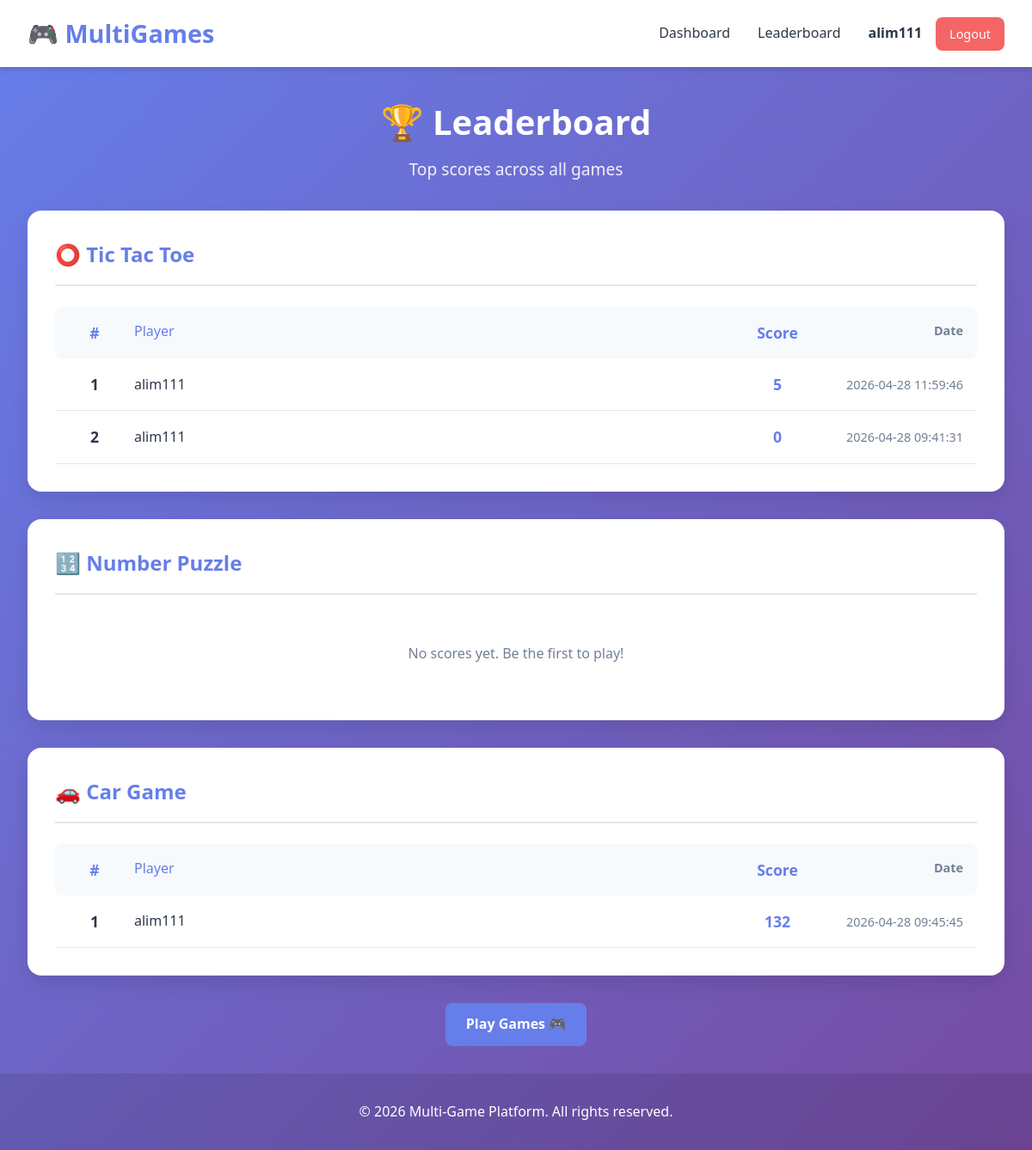
/leaderboard (signed in), run on the app's committed database.
### models.py (models this page shows, shortened)
class Score(db.Model):
    __tablename__ = 'scores'
    id = db.Column(db.Integer, primary_key=True)
    user_id = db.Column(db.Integer, db.ForeignKey('users.id'), nullable=False)
    username = db.Column(db.String(80), nullable=False, index=True)
    game_name = db.Column(db.String(80), nullable=False, index=True)
    score = db.Column(db.Integer, nullable=False)
    timestamp = db.Column(db.DateTime, default=datetime.utcnow, index=True)
    def to_dict(self):
        return {
            'id': self.id,
            'username': self.username,
            'game_name': self.game_name,
            'score': self.score,
            'timestamp': self.timestamp.strftime('%Y-%m-%d %H:%M:%S')
        }

### app.py (the view)
@app.route('/leaderboard')
@login_required
def leaderboard():
    games = ['Tic Tac Toe', 'Number Puzzle', 'Car Game']
    leaderboard_data = {}
    for game in games:
        top_scores = Score.query.filter_by(game_name=game)\
            .order_by(Score.score.desc())\
            .limit(10)\
            .all()
        leaderboard_data[game] = [score.to_dict() for score in top_scores]
    return render_template('leaderboard.html',
                         leaderboard_data=leaderboard_data,
                         username=session['username'])

### app.py (called while the page is built)
def login_required(f):
    @wraps(f)
    def decorated_function(*args, **kwargs):
        if 'username' not in session:
            return redirect(url_for('login'))
        return f(*args, **kwargs)
    return decorated_function

### templates/leaderboard.html (shortened to what this page needs)
{% extends "base.html" %}
{% block content %}
<div class="leaderboard-container">
    <div class="leaderboard-header">
        <h1>🏆 Leaderboard</h1>
        <p class="subtitle">Top scores across all games</p>
    </div>
    <div class="leaderboard-content">
        {% for game_name, scores in leaderboard_data.items() %}
        <div class="leaderboard-game">
            <h2 class="game-name">
                {% if game_name == 'Tic Tac Toe' %}
                ⭕ {% elif game_name == 'Number Puzzle' %}
                🔢 {% elif game_name == 'Car Game' %}
                🚗 {% endif %}
                {{ game_name }}
            </h2>
            {% if scores %}
            <div class="leaderboard-table">
                <div class="table-header">
                    <div class="rank">#</div>
                    <div class="player">Player</div>
                    <div class="score">Score</div>
                    <div class="date">Date</div>
                </div>
                {% for score in scores %}
                <div class="table-row {% if idx == 0 %}top-score{% endif %}">
                    <div class="rank">
                        {% if idx == 0 %}🥇
                        {% elif idx == 1 %}🥈
                        {% elif idx == 2 %}🥉
                        {% else %}
                        {{ loop.index }}
                        {% endif %}
                    </div>
                    <div class="player">{{ score.username }}</div>
                    <div class="score">
                        <strong>{{ score.score }}</strong>
                    </div>
                    <div class="date">{{ score.timestamp }}</div>
                </div>
                {% endfor %}
            </div>
            {% else %}
            <div class="no-scores">
                <p>No scores yet. Be the first to play!</p>
            </div>
            {% endif %}
        </div>
        {% endfor %}
    </div>
    <div class="leaderboard-footer">
        <a href="/" class="btn btn-primary">Play Games 🎮</a>
    </div>
</div>
{% endblock %}

### templates/base.html (shortened to what this page needs)
<!DOCTYPE html>
<html lang="en">
<head>
    <link rel="stylesheet" href="{{ url_for('static', filename='css/style.css') }}">
</head>
<body>
    {% if session.get('username') %}
    <nav class="navbar">
        <div class="nav-container">
            <a href="/" class="nav-logo">🎮 MultiGames</a>
            <div class="nav-menu">
                <a href="/" class="nav-link">Dashboard</a>
                <a href="/leaderboard" class="nav-link">Leaderboard</a>
                <div class="user-info">
                    <span class="username">{{ session.get('username') }}</span>
                    <a href="/logout" class="nav-link logout-btn">Logout</a>
                </div>
            </div>
        </div>
    </nav>
    {% endif %}
    <main class="main-content">
        {% block content %}{% endblock %}
    </main>
    <footer class="footer">
        <p>&copy; 2026 Multi-Game Platform. All rights reserved.</p>
    </footer>
</body>
</html>

### static/css/style.css (style rules this page uses)
* { margin: 0; padding: 0; box-sizing: border-box; }
:root { --primary-color: #667eea; --secondary-color: #764ba2; --accent-color: #f093fb; --success-color: #48bb78; --error-color: #f56565; --warning-color: #ed8936; --text-color: #2d3748; --light-bg: #f7fafc; --border-color: #e2e8f0; --shadow: 0 4px 6px rgba(0, 0, 0, 0.1); --shadow-lg: 0 10px 25px rgba(0, 0, 0, 0.1); }
html, body { height: 100%; }
body { font-family: 'Segoe UI', Tahoma, Geneva, Verdana, sans-serif; background: linear-gradient(135deg, #667eea 0%, #764ba2 100%); color: var(--text-color); line-height: 1.6; min-height: 100vh; display: flex; flex-direction: column; }
.navbar { background: white; box-shadow: var(--shadow); position: sticky; top: 0; z-index: 100; }
.nav-container { max-width: 1200px; margin: 0 auto; padding: 1rem 2rem; display: flex; justify-content: space-between; align-items: center; }
.nav-logo { font-size: 1.8rem; font-weight: bold; color: var(--primary-color); text-decoration: none; transition: color 0.3s ease; }
.nav-menu { display: flex; gap: 2rem; align-items: center; }
.nav-link { color: var(--text-color); text-decoration: none; font-weight: 500; transition: color 0.3s ease; }
.user-info { display: flex; gap: 1rem; align-items: center; }
.username { font-weight: 600; color: var(--text-color); }
.logout-btn { background: var(--error-color); color: white !important; padding: 0.5rem 1rem; border-radius: 0.5rem; font-size: 0.9rem; }
.main-content { flex: 1; max-width: 1200px; width: 100%; margin: 0 auto; padding: 2rem; }
.footer { background: rgba(0, 0, 0, 0.1); color: white; text-align: center; padding: 2rem; margin-top: auto; }
.btn { padding: 0.75rem 1.5rem; border: none; border-radius: 0.5rem; font-size: 1rem; font-weight: 600; cursor: pointer; transition: all 0.3s ease; text-decoration: none; display: inline-block; }
.btn-primary { background: var(--primary-color); color: white; }
.subtitle { font-size: 1.2rem; opacity: 0.9; }
.leaderboard-container { color: white; }
.leaderboard-header { text-align: center; margin-bottom: 2rem; }
.leaderboard-header h1 { font-size: 2.5rem; margin-bottom: 0.5rem; }
.leaderboard-content { display: grid; gap: 2rem; margin-bottom: 2rem; }
.leaderboard-game { background: white; padding: 2rem; border-radius: 1rem; box-shadow: var(--shadow-lg); color: var(--text-color); }
.game-name { font-size: 1.5rem; margin-bottom: 1.5rem; color: var(--primary-color); border-bottom: 2px solid var(--border-color); padding-bottom: 1rem; }
.leaderboard-table { overflow-x: auto; }
.table-header { display: grid; grid-template-columns: 60px 1fr 100px 150px; gap: 1rem; padding: 1rem; background: var(--light-bg); border-radius: 0.5rem; font-weight: 600; color: var(--primary-color); }
.table-row { display: grid; grid-template-columns: 60px 1fr 100px 150px; gap: 1rem; padding: 1rem; border-bottom: 1px solid var(--border-color); align-items: center; transition: background-color 0.3s ease; }
.rank { text-align: center; font-weight: 600; font-size: 1.1rem; }
.player { font-weight: 500; }
.score { text-align: center; font-size: 1.1rem; color: var(--primary-color); }
.date { text-align: right; color: #718096; font-size: 0.9rem; }
.no-scores { text-align: center; padding: 2rem; color: #718096; }
.leaderboard-footer { text-align: center; }

### data on the page
Score: username "alim111", score "5", timestamp "2026-04-28 11:59:46"
Score: username "alim111", score "0", timestamp "2026-04-28 09:41:31"
Score: username "alim111", score "132", timestamp "2026-04-28 09:45:45"

### other printed values
{{ session.get('username') }} "alim111"
{{ game_name }} "Tic Tac Toe" "Number Puzzle" "Car Game"
